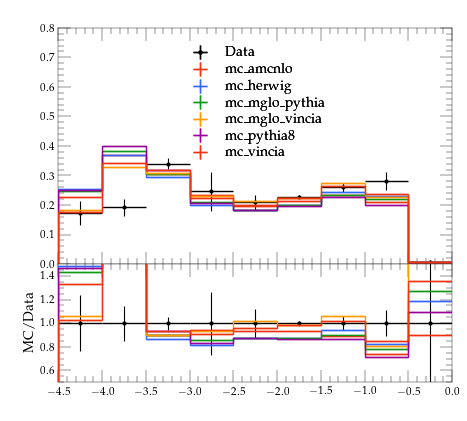

Source code (Python):
#! /usr/bin/env python3

# This Python script was auto-generated using YODA v2.1.3.
# Analysis object: /CMS_2026_PAS_SMP_25_010/zjets_groomed_pt1
# Timestamp: 17-06-2026 (16:43:15)

import matplotlib as mpl
import matplotlib.pyplot as plt
mpl.use('Agg') # comment out for interactive use
import os
import numpy as np
from numpy import nan, inf

plotDir = os.path.split(os.path.realpath(__file__))[0]
if 'YODA_USER_PLOT_PATH' in globals():
    plot_outdir = globals()['YODA_USER_PLOT_PATH']
else:
    plot_outdir = plotDir

#plot style
plt.style.use(os.path.join(plotDir, '../default.mplstyle'))
# plot metadata
figW, figH = plt.rcParams['figure.figsize']
ax_xLabel = ''
ax_yLabel = ''
ax_title  = ''
ax_xScale = 'linear'
ax_yScale = 'linear'
xLims = (-4.5, 0.0)
yLims = (0.0, 0.8)

# TeX-friendly labels for the legend
labels = {
  'legend' : ([ r"Data", r"mc\_amcnlo", r"mc\_herwig", r"mc\_mglo\_pythia", r"mc\_mglo\_vincia", r"mc\_pythia8", r"mc\_vincia" ], r""),
}

# Adjust canvas width and height
canvasW = 10.0
canvasH = 9.0
figW *= canvasW/10.
figH *= canvasH/9.

# Create figure and axis objects
fig, (ax, ratio0_ax) = plt.subplots(2, 1, sharex=True,
                  figsize=(figW,figH), gridspec_kw={'height_ratios': (6.0, 3.0)})

# Set figure margins
plt.subplots_adjust(
    left   = 1.0 * plt.rcParams['figure.subplot.left'],
    right  = 1.0 * plt.rcParams['figure.subplot.right'],
    top    = 1.0 * plt.rcParams['figure.subplot.top'],
    bottom = 1.0 * plt.rcParams['figure.subplot.bottom'])

ratio0_ax.yaxis.set_major_locator(mpl.ticker.MultipleLocator(0.2))
ratio0_ax.set_ylim(0.5, 1.4999)
ratio0_ax.set_ylabel('MC/Data')

# the numerical data is stored in a separate file
dataf = dict()
prefix = os.path.split(__file__)[0]
if prefix:    prefix = prefix + '/'
exec(open(prefix+'zjets_groomed_pt1__data.py').read(), dataf)


legend_handles = dict() # keep track of handles for the legend

# style options for curves
# starts at zorder>=5 to draw curve on top of legend
styles = {
  'Data': {
    'color' : 'black',
    'linestyle' : '-',
    'lineopacity' : 1.0,
    'linewidth' : 1,
    'marker' : 'o',
    'markersize' : 2,
    'capsize' : 0.0,
    'zorder' : 5,
    'histstyle' : 0,
    'drawstyle' : 'steps-pre',
    'xerrorbars' : 1,
    'yerrorbars' : 1,
    'fillcolor' : None,
    'fillopacity' : 1.0,
    'ratio0_linestyle' : '-',
    'ratio0_lineopacity' : 1.0,
    'ratio0_linewidth' : 1,
    'ratio0_marker' : 'o',
    'ratio0_markersize' : 2,
    'ratio0_capsize' : 0.0,
    'ratio0_zorder' : 5,
    'ratio0_histstyle' : 0,
    'ratio0_drawstyle' : 'steps-pre',
    'ratio0_xerrorbars' : 1,
    'ratio0_yerrorbars' : 1,
  },
  'mc_amcnlo.yoda': {
    'color' : '#EE3311',
    'linestyle' : '-',
    'lineopacity' : 1.0,
    'linewidth' : 1,
    'marker' : 'none',
    'markersize' : 2,
    'capsize' : 0.0,
    'zorder' : 6,
    'histstyle' : 1,
    'drawstyle' : 'steps-pre',
    'xerrorbars' : 1,
    'yerrorbars' : 1,
    'fillcolor' : None,
    'fillopacity' : 1.0,
    'ratio0_linestyle' : '-',
    'ratio0_lineopacity' : 1.0,
    'ratio0_linewidth' : 1,
    'ratio0_marker' : 'none',
    'ratio0_markersize' : 2,
    'ratio0_capsize' : 0.0,
    'ratio0_zorder' : 6,
    'ratio0_histstyle' : 1,
    'ratio0_drawstyle' : 'steps-pre',
    'ratio0_xerrorbars' : 1,
    'ratio0_yerrorbars' : 1,
  },
  'mc_herwig.yoda': {
    'color' : '#3366FF',
    'linestyle' : '-',
    'lineopacity' : 1.0,
    'linewidth' : 1,
    'marker' : 'none',
    'markersize' : 2,
    'capsize' : 0.0,
    'zorder' : 7,
    'histstyle' : 1,
    'drawstyle' : 'steps-pre',
    'xerrorbars' : 1,
    'yerrorbars' : 1,
    'fillcolor' : None,
    'fillopacity' : 1.0,
    'ratio0_linestyle' : '-',
    'ratio0_lineopacity' : 1.0,
    'ratio0_linewidth' : 1,
    'ratio0_marker' : 'none',
    'ratio0_markersize' : 2,
    'ratio0_capsize' : 0.0,
    'ratio0_zorder' : 7,
    'ratio0_histstyle' : 1,
    'ratio0_drawstyle' : 'steps-pre',
    'ratio0_xerrorbars' : 1,
    'ratio0_yerrorbars' : 1,
  },
  'mc_mglo_pythia.yoda': {
    'color' : '#109618',
    'linestyle' : '-',
    'lineopacity' : 1.0,
    'linewidth' : 1,
    'marker' : 'none',
    'markersize' : 2,
    'capsize' : 0.0,
    'zorder' : 8,
    'histstyle' : 1,
    'drawstyle' : 'steps-pre',
    'xerrorbars' : 1,
    'yerrorbars' : 1,
    'fillcolor' : None,
    'fillopacity' : 1.0,
    'ratio0_linestyle' : '-',
    'ratio0_lineopacity' : 1.0,
    'ratio0_linewidth' : 1,
    'ratio0_marker' : 'none',
    'ratio0_markersize' : 2,
    'ratio0_capsize' : 0.0,
    'ratio0_zorder' : 8,
    'ratio0_histstyle' : 1,
    'ratio0_drawstyle' : 'steps-pre',
    'ratio0_xerrorbars' : 1,
    'ratio0_yerrorbars' : 1,
  },
  'mc_mglo_vincia.yoda': {
    'color' : '#FF9900',
    'linestyle' : '-',
    'lineopacity' : 1.0,
    'linewidth' : 1,
    'marker' : 'none',
    'markersize' : 2,
    'capsize' : 0.0,
    'zorder' : 9,
    'histstyle' : 1,
    'drawstyle' : 'steps-pre',
    'xerrorbars' : 1,
    'yerrorbars' : 1,
    'fillcolor' : None,
    'fillopacity' : 1.0,
    'ratio0_linestyle' : '-',
    'ratio0_lineopacity' : 1.0,
    'ratio0_linewidth' : 1,
    'ratio0_marker' : 'none',
    'ratio0_markersize' : 2,
    'ratio0_capsize' : 0.0,
    'ratio0_zorder' : 9,
    'ratio0_histstyle' : 1,
    'ratio0_drawstyle' : 'steps-pre',
    'ratio0_xerrorbars' : 1,
    'ratio0_yerrorbars' : 1,
  },
  'mc_pythia8.yoda': {
    'color' : '#990099',
    'linestyle' : '-',
    'lineopacity' : 1.0,
    'linewidth' : 1,
    'marker' : 'none',
    'markersize' : 2,
    'capsize' : 0.0,
    'zorder' : 10,
    'histstyle' : 1,
    'drawstyle' : 'steps-pre',
    'xerrorbars' : 1,
    'yerrorbars' : 1,
    'fillcolor' : None,
    'fillopacity' : 1.0,
    'ratio0_linestyle' : '-',
    'ratio0_lineopacity' : 1.0,
    'ratio0_linewidth' : 1,
    'ratio0_marker' : 'none',
    'ratio0_markersize' : 2,
    'ratio0_capsize' : 0.0,
    'ratio0_zorder' : 10,
    'ratio0_histstyle' : 1,
    'ratio0_drawstyle' : 'steps-pre',
    'ratio0_xerrorbars' : 1,
    'ratio0_yerrorbars' : 1,
  },
  'mc_vincia.yoda': {
    'color' : '#EE3311',
    'linestyle' : '-',
    'lineopacity' : 1.0,
    'linewidth' : 1,
    'marker' : 'none',
    'markersize' : 2,
    'capsize' : 0.0,
    'zorder' : 11,
    'histstyle' : 1,
    'drawstyle' : 'steps-pre',
    'xerrorbars' : 1,
    'yerrorbars' : 1,
    'fillcolor' : None,
    'fillopacity' : 1.0,
    'ratio0_linestyle' : '-',
    'ratio0_lineopacity' : 1.0,
    'ratio0_linewidth' : 1,
    'ratio0_marker' : 'none',
    'ratio0_markersize' : 2,
    'ratio0_capsize' : 0.0,
    'ratio0_zorder' : 11,
    'ratio0_histstyle' : 1,
    'ratio0_drawstyle' : 'steps-pre',
    'ratio0_xerrorbars' : 1,
    'ratio0_yerrorbars' : 1,
  },
}

# curve from input yoda files in main panel
for label, yvals in dataf['yvals'].items():
    if all(np.isnan(v) for v in dataf['yvals'][label]):
        continue
    tmp = None
    if styles[label]['histstyle']: # draw as histogram
        xpos = dataf['xedges'][label] if styles[label]['drawstyle'] else dataf['xpoints'][label]
        ypos = np.insert(yvals, 0, yvals[0]) if styles[label]['drawstyle'] else yvals
        if styles[label]['fillcolor']: # fill area below curve
            ax.fill_between(xpos, ypos, step='pre',
                            color=styles[label]['fillcolor'],
                            alpha=styles[label]['fillopacity'])
        tmp, = ax.plot(xpos, ypos,
                       color=styles[label]['color'],
                       linestyle=styles[label]['linestyle'],
                       alpha=styles[label]['lineopacity'],
                       linewidth=styles[label]['linewidth'],
                       drawstyle=styles[label]['drawstyle'], solid_joinstyle='miter',
                       zorder=styles[label]['zorder'], label=label)
    tmp = ax.errorbar(dataf['xpoints'][label], yvals,
                      xerr=np.array(dataf['xerrs'][label])*styles[label]['xerrorbars'],
                      yerr=np.array(dataf['yerrs'][label])*styles[label]['yerrorbars'],
                      fmt=styles[label]['marker'], capsize=styles[label]['capsize'],
                      alpha=styles[label]['lineopacity'],
                      markersize=styles[label]['markersize'],
                      ecolor=styles[label]['color'],
                      color=styles[label]['color'], zorder=styles[label]['zorder'])
    tmp[-1][0].set_linestyle(styles[label]['linestyle'])
    tmp[-1][0].set_linewidth(styles[label]['linewidth'])
    if label in dataf['add_legend_handle']:  legend_handles[label] = tmp
    for varLabel in dataf['variation_yvals'].keys():
        if varLabel.startswith(label):
            tmp, = ax.plot(dataf['xedges'][label], dataf['variation_yvals'][varLabel],
                           color=styles[label]['color'],
                           linestyle=styles[label]['linestyle'],
                           linewidth=styles[label]['linewidth'],
                           drawstyle='steps-pre', solid_joinstyle='miter',
                           zorder=styles[label]['zorder'], alpha=0.5)


# plots on ratio panel
# curve from input yoda files in ratio panel
for label, yvals in dataf['ratio0_yvals'].items():
    if all(np.isnan(v) for v in yvals):
        continue
    if styles[label]['ratio0_histstyle']: # plot as histogram
        xpos = dataf['xedges']['Data'] if styles[label]['ratio0_drawstyle'] else dataf['xpoints']['Data']
        ypos = np.insert(yvals, 0, yvals[0]) if styles[label]['ratio0_drawstyle'] else yvals
        ratio0_ax.plot(xpos, ypos,
                       color=styles[label]['color'],
                       linewidth=styles[label]['linewidth'],
                       linestyle=styles[label]['ratio0_linestyle'],
                       alpha=styles[label]['ratio0_lineopacity'],
                       drawstyle=styles[label]['ratio0_drawstyle'], zorder=styles[label]['zorder'],
                       solid_joinstyle='miter')
    tmp = ratio0_ax.errorbar(dataf['xpoints']['Data'], yvals,
                             xerr=np.array(dataf['ref_xerrs'])*styles[label]['ratio0_xerrorbars'],
                             yerr=np.array(dataf['ratio0_yerrs'][label])*styles[label]['ratio0_yerrorbars'],
                             fmt=styles[label]['ratio0_marker'], capsize=styles[label]['ratio0_capsize'],
                             alpha=styles[label]['ratio0_lineopacity'],
                             markersize=styles[label]['ratio0_markersize'],
                             ecolor=styles[label]['color'],
                             color=styles[label]['color'])
    tmp[-1][0].set_linestyle(styles[label]['ratio0_linestyle'])
    tmp[-1][0].set_linewidth(styles[label]['ratio0_linewidth'])

    for varlabel in dataf['ratio0_variation_vals'].keys():
        if varlabel.startswith(label):
            ratio0_ax.plot(dataf['xedges']['Data'],
                            dataf['ratio0_variation_vals'][varlabel],
                            color=styles[label]['color'],
                            linestyle=styles[label]['linestyle'],
                            linewidth=styles[label]['linewidth'],
                            drawstyle='steps-pre', solid_joinstyle='miter',
                            zorder=1, alpha=0.5)

legend_items = list(legend_handles.values())
ax.add_artist(ax.legend(legend_items,
                        labels['legend'][0],
                        title=labels['legend'][1],
                        alignment='left',
                        loc='upper center',
                        bbox_to_anchor=(0.5, 0.97)))

# set plot metadata as defined above
ratio0_ax.set_xlabel(ax_xLabel)
ratio0_ax.xaxis.set_label_coords(1., -0.15)
ax.set_ylabel(ax_yLabel, ha='right', va='top')
ax.yaxis.set_label_coords(-0.11, 1.0)
ax.set_title(ax_title, loc='left')
ax.set_xscale(ax_xScale)
ax.set_yscale(ax_yScale)
ratio0_ax.set_yscale('linear')
ax.set_xlim(xLims)
ax.set_ylim(yLims)

# tick formatting
plt.rcParams['xtick.top'] = True
plt.rcParams['ytick.right'] = True
fig.align_ylabels((ax, ratio0_ax))
plt.savefig(os.path.join(plot_outdir, 'zjets_groomed_pt1.pdf'), format='PDF')
plt.savefig(os.path.join(plot_outdir, 'zjets_groomed_pt1.png'), format='PNG')

plt.close(fig)
